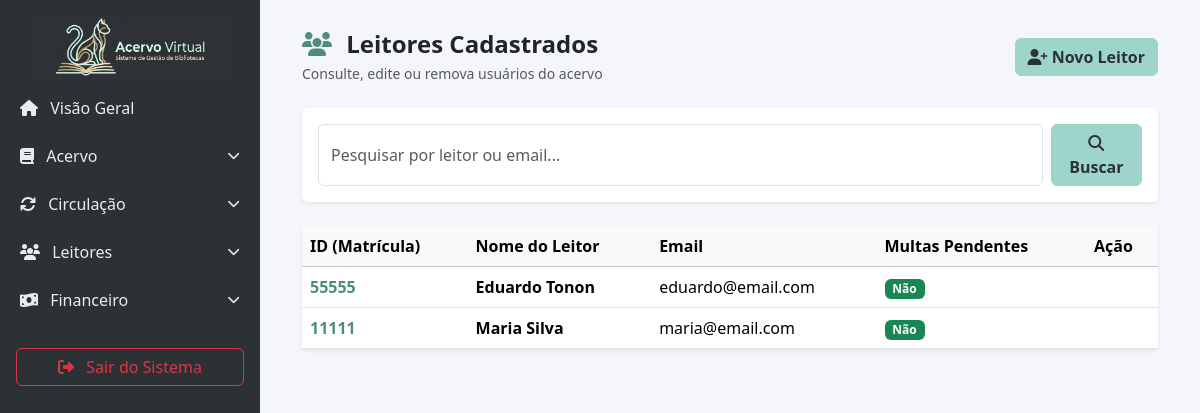
The app's page /leitores/buscar/, older data.
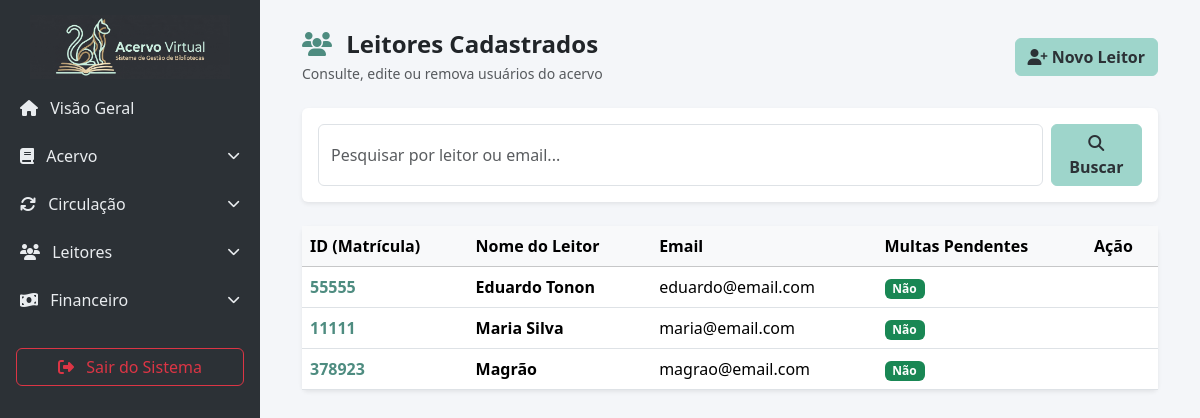
The same page, newer data.
### biblioteca_app/models.py (models this page shows, shortened)
class Leitor(models.Model):
    id_leitor = models.CharField(max_length=50, unique=True, null=True, blank=True, help_text="ID Único ou Matrícula")
    nome = models.CharField(max_length=200)
    data_nascimento = models.DateField()
    celular = models.CharField(max_length=15, unique=True)
    cpf = models.CharField(max_length=14, unique=True)
    email = models.EmailField(unique=True)
    cep = models.CharField(max_length=9)
    endereco = models.CharField(max_length=255)
    complemento = models.CharField(max_length=100, blank=True, null=True)
    cidade = models.CharField(max_length=100)
    RECEBIMENTO_ALERTAS_CHOICES = [
        ('email', 'Email'),
        ('celular', 'Celular'),
    ]
    recebimento_alertas = models.CharField(max_length=10, choices=RECEBIMENTO_ALERTAS_CHOICES, default='email')
    ativo = models.BooleanField(default=True, help_text="Desmarque para bloquear temporariamente o leitor")
    foto = models.ImageField(upload_to='fotos_leitores/', null=True, blank=True)
    @property
    def possui_multa(self):
        hoje = timezone.now().date()
        return Emprestimo.objects.filter(leitor=self, data_devolucao__lt=hoje, devolucao__isnull=True).exists()

### biblioteca_app/views.py (the view)
# urls.py: path('leitores/buscar/', views.usuarios, name='leitores'),
def usuarios(request):
    query = request.GET.get('q')
    if query:
        leitores = Leitor.objects.filter(
            Q(nome__icontains=query) |
            Q(email__icontains=query)
        ).distinct()
    else:
        leitores = Leitor.objects.all()
    context = {
        'leitores': leitores,
        'query': query,
    }
    return render(request, 'leitores.html', context)

### biblioteca_app/templates/leitores.html (shortened to what this page needs)
{% extends 'base.html' %}
{% block content %}
<div class="container-fluid">
    <div class="d-flex justify-content-between align-items-center mb-4">
        <div>
            <h4 class="fw-bold text-dark mb-1"><i class="fa-solid fa-users me-2 text-primary"></i> Leitores Cadastrados</h4>
            <p class="text-muted small mb-0">Consulte, edite ou remova usuários do acervo</p>
        </div>
        <a href="{% url 'cadastro_leitor' %}" class="btn btn-primary"><i class="fa-solid fa-user-plus"></i> Novo Leitor</a>
    </div>
    <div class="card border-0 shadow-sm mb-4">
        <div class="card-body">
            <form action="{% url 'leitores' %}" method="GET" class="d-flex mb-0">
                <input type="text" name="q" value="{{ request.GET.q|default:'' }}" class="form-control me-2" placeholder="Pesquisar por leitor ou email...">
                <button type="submit" class="btn btn-primary"><i class="fa-solid fa-magnifying-glass"></i> Buscar</button>
            </form>
        </div>
    </div>
    <div class="card border-0 shadow-sm">
        <div class="card-body p-0 table-responsive">
            <table class="table table-hover align-middle mb-0">
                <thead class="table-light">
                    <tr>
                        <th>ID (Matrícula)</th>
                        <th>Nome do Leitor</th>
                        <th>Email</th>
                        <th>Multas Pendentes</th>
                        <th>Ação</th>
                    </tr>
                </thead>
                <tbody>
                    {% for leitor in leitores %}
                    <tr class="leitor-item" style="cursor: pointer;" onclick="window.location.href='{% url 'historico_leitor' leitor.id %}'" data-leitor-id="{{ leitor.id }}" data-id-leitor="{{ leitor.id_leitor|default:'' }}" data-nome="{{ leitor.nome }}" data-celular="{{ leitor.celular }}" data-email="{{ leitor.email }}" data-cep="{{ leitor.cep }}" data-endereco="{{ leitor.endereco }}" data-complemento="{{ leitor.complemento }}" data-cidade="{{ leitor.cidade }}">
                        <td class="text-primary fw-bold">{{ leitor.id_leitor|default:"-" }}</td>
                        <td><strong>{{ leitor.nome }}</strong></td>
                        <td>{{ leitor.email }}</td>
                        <td>
                            {% if leitor.possui_multa %}<span class="badge bg-danger">Sim</span>{% else %}<span class="badge bg-success">Não</span>{% endif %}
                        </td>
                        <td onclick="event.stopPropagation();">
                        </td>
                    </tr>
                    {% empty %}
                    <tr><td colspan="4" class="text-center py-4 text-muted">Nenhum leitor encontrado.</td></tr>
                    {% endfor %}
                </tbody>
            </table>
        </div>
    </div>
</div>
{% endblock %}

Row changes from the older to the newer data that the page shows:
added Leitor: id_leitor "378923", nome "Magrão", email "magrao@email.com", shows "Não"
